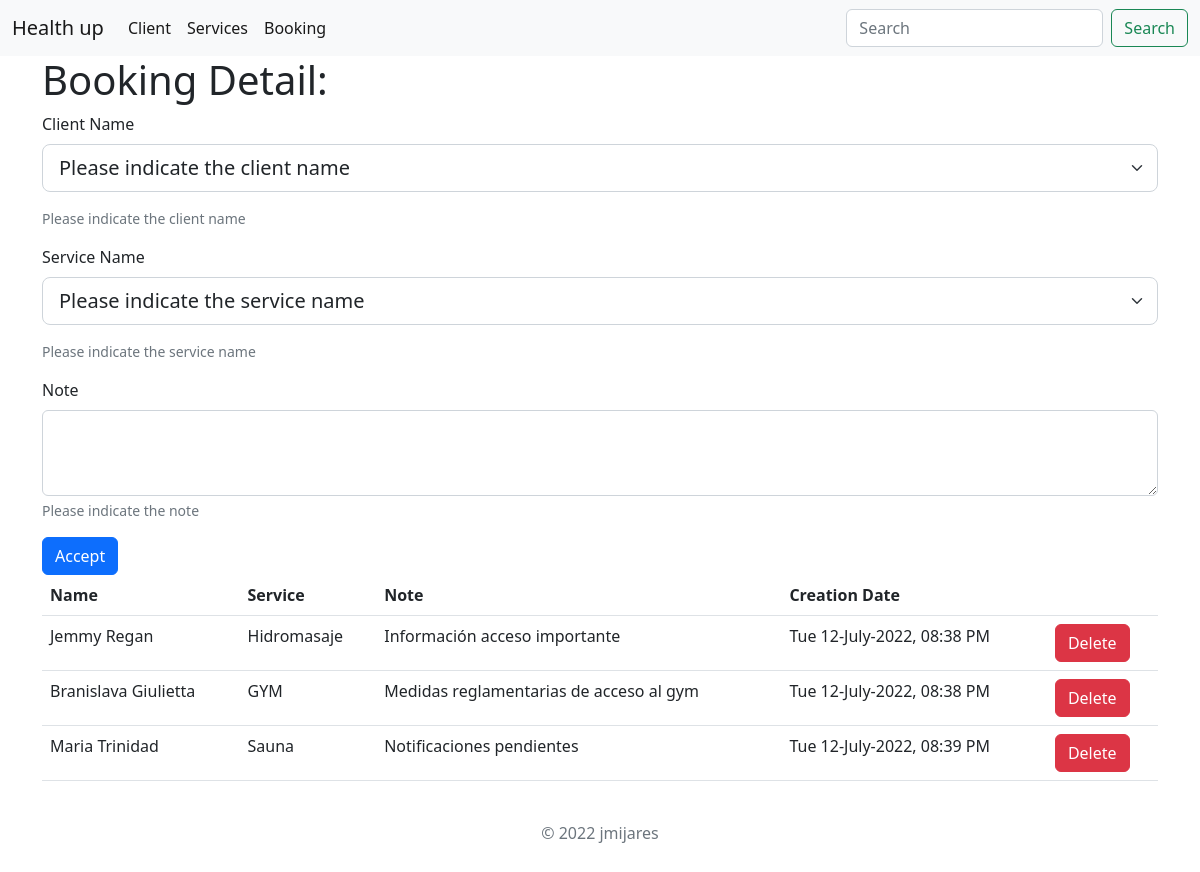
/booking/, run on an earlier commit of the app's database.
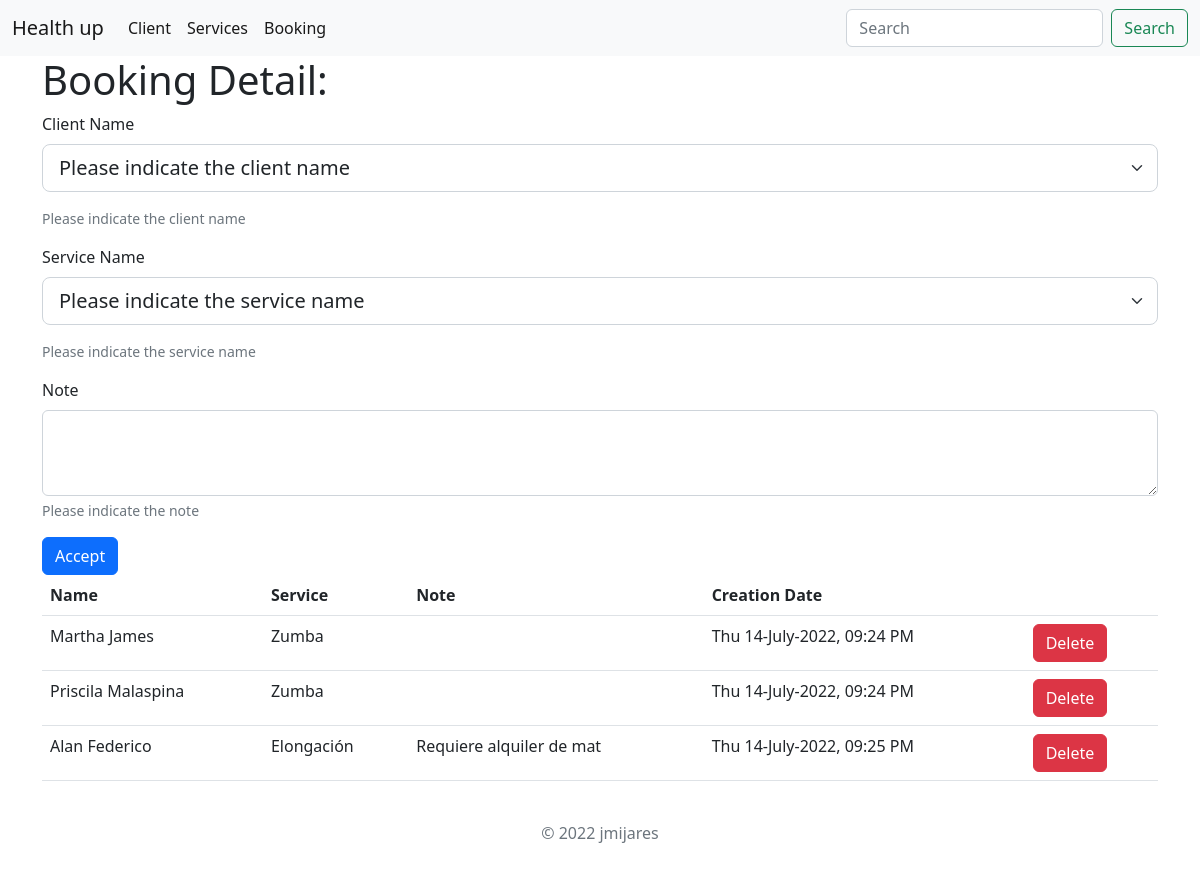
And on a later commit of the database.
### health/models.py (models this page shows)
class Booking(models.Model):
    id_client = models.IntegerField()
    id_service = models.IntegerField()
    creation = models.DateTimeField()
    note = models.CharField(max_length=200)

class Client(models.Model):
    name = models.CharField(max_length=50)
    lastname = models.CharField(max_length=50)
    email = models.CharField(max_length=50)
    phone = models.IntegerField()

class Service(models.Model):
    name = models.CharField(max_length=50)
    description = models.CharField(max_length=200)
    status = models.BooleanField()

### health/views.py (the view, shortened to what this page needs)
# urls.py: path('booking/', booking_view),
def booking_view(self):
    id_client = self.POST.get("client")
    id_service = self.POST.get("service")
    note = self.POST.get("note")
    booking_data=Booking.objects.all()
    for data in booking_data:
        data.client= Client.objects.filter(id=data.id_client).first()
        data.service= Service.objects.filter(id=data.id_service).first()
        data.date_creation= data.creation.strftime('%a %d-%B-%Y, %I:%M %p')
    booking_dic={
        "bookings": booking_data,
        "clients": Client.objects.all(),
        "services": Service.objects.filter(status=True)}
    booking_template = loader.get_template('booking.html')
    booking_render = booking_template.render(booking_dic)
    if self.POST.get("id_booking") is not None:
        id_booking= self.POST.get("id_booking")
        booking_selected = Booking.objects.get(id=id_booking)
        booking_selected.delete()
        return redirect('/booking')
    return HttpResponse(booking_render)

### health_up/templates/booking.html (shortened to what this page needs)
{% extends "base.html" %}
{% block content %}
<div class="container">
    <h1>Booking Detail:</h1>
    <form method="post" action="/booking/">
        <div class="mb-3">
            <label for="user_name" class="form-label">Client Name</label>
            <select class="form-select form-select-lg mb-3" name="client" aria-label=".form-select-lg example" aria-describedby="user_name_help">
                <option selected value="-1">Please indicate the client name</option>
              </select>
            <div id="user_name_help" class="form-text">Please indicate the client name</div>
        </div>
        <div class="mb-3">
            <label for="user_name" class="form-label">Service Name</label>
            <select class="form-select form-select-lg mb-3" name="service" aria-label=".form-select-lg example" aria-describedby="user_service_help">
                <option value="-1" selected>Please indicate the service name</option>
              </select>
            <div id="user_service_help" class="form-text">Please indicate the service name</div>
        </div>
        <div class="mb-3">
            <label for="exampleFormControlTextarea1" class="form-label">Note</label>
            <textarea class="form-control" id="exampleFormControlTextarea1" name="note" rows="3" aria-describedby="booking_note_help"></textarea>
            <div id="booking_note_help" class="form-text">Please indicate the note</div>
          </div>
        <button type="submit" class="btn btn-primary">Accept</button>
    </form>
    <table class="table table-hover">
        <thead>
            <tr>
                <th scope="col">Name</th>
                <th scope="col">Service</th>
                <th scope="col">Note</th>
                <th scope="col">Creation Date</th>
                <th></th>
            </tr>
        </thead>
        <tbody>
            <tr>
                {% for booking in bookings %}
                <td>{{booking.client.name}} {{booking.client.lastname}}</td>
                <td>{{booking.service.name}}</td>
                <td>{{booking.note}}</td>
                <td>{{booking.date_creation}}</td>
                <td>
                    <form method="post" action="/booking/">
                        <button type="submit" class="btn btn-danger">Delete</button>
                    </form>
                </td>
            </tr>
                {% endfor %}
        </tbody>
    </table>
</div>
{% endblock %}

What changed in the data, as far as the page shows it:
removed Booking: client.name "Jemmy", client.lastname "Regan", service.name "Hidromasaje", note "Información acceso importante", date_creation "Tue 12-July-2022, 08:38 PM"
removed Booking: client.name "Branislava", client.lastname "Giulietta", service.name "GYM", note "Medidas reglamentarias de acceso al gym", date_creation "Tue 12-July-2022, 08:38 PM"
removed Booking: client.name "Maria", client.lastname "Trinidad", service.name "Sauna", note "Notificaciones pendientes", date_creation "Tue 12-July-2022, 08:39 PM"
added Booking: client.name "Martha", client.lastname "James", service.name "Zumba", date_creation "Thu 14-July-2022, 09:24 PM"
added Booking: client.name "Priscila", client.lastname "Malaspina", service.name "Zumba", date_creation "Thu 14-July-2022, 09:24 PM"
added Booking: client.name "Alan", client.lastname "Federico", service.name "Elongación", note "Requiere alquiler de mat", date_creation "Thu 14-July-2022, 09:25 PM"
